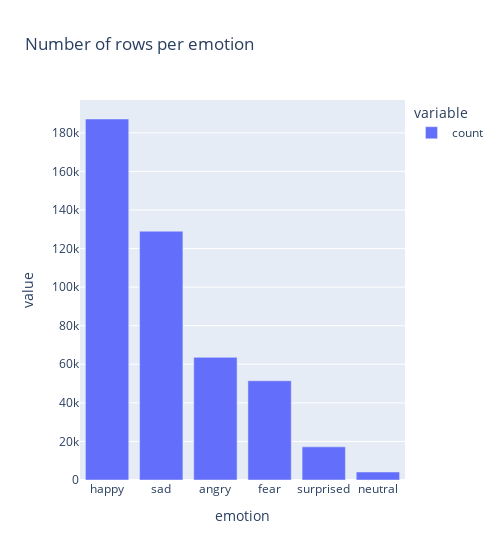

The notebook cell saved with this chart:
### Code cell
#Number of rows per emotion
px.bar (data_01['emotion'].value_counts(), width = 500, title = 'Number of rows per emotion')

### Figure 1 — Plotly figure (JSON) as saved in the notebook; plotly's stock layout.template omitted (floating-point values rounded to 4 significant figures)
{"data": [{"alignmentgroup": "True", "hovertemplate": "variable=count<br>emotion=%{x}<br>value=%{y}<extra></extra>", "legendgroup": "count", "marker": {"color": "#636efa", "pattern": {"shape": ""}}, "name": "count", "offsetgroup": "count", "orientation": "v", "showlegend": true, "textposition": "auto", "type": "bar", "x": ["happy", "sad", "angry", "fear", "surprised", "neutral"], "xaxis": "x", "y": [187175, 129002, 63600, 51456, 17181, 4146], "yaxis": "y"}], "layout": {"barmode": "relative", "legend": {"title": {"text": "variable"}, "tracegroupgap": 0}, "title": {"text": "Number of rows per emotion"}, "width": 500, "xaxis": {"anchor": "y", "domain": [0, 1], "title": {"text": "emotion"}}, "yaxis": {"anchor": "x", "domain": [0, 1], "title": {"text": "value"}}}}
